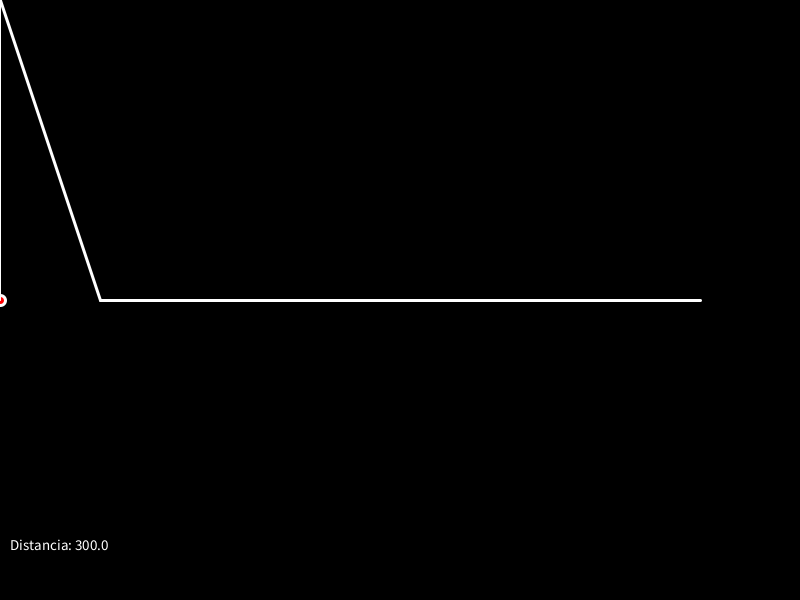
Frame 1 (no input)
Frame 60 (the mouse pressed at the canvas centre just before this capture): identical to frame 1, image omitted
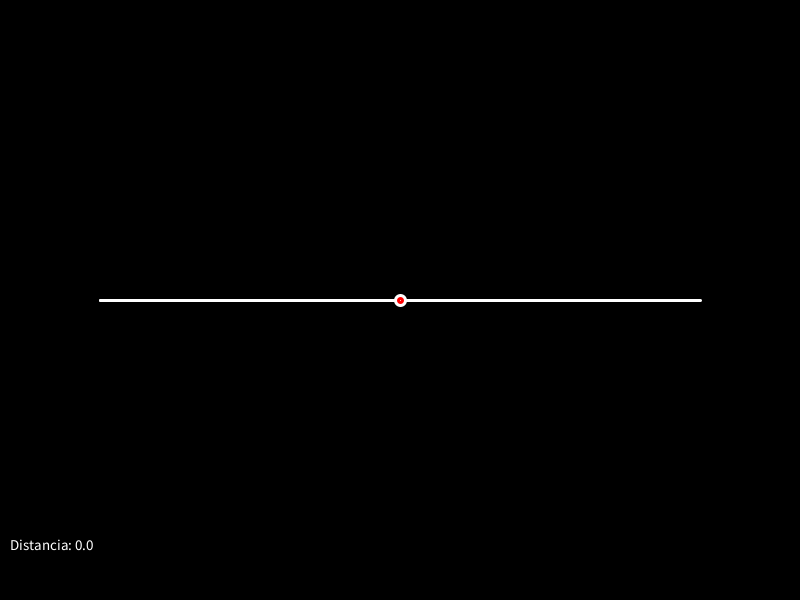
Frame 120 (the mouse held since frame 60 and released just before this capture)

The Processing sketch that drew these frames (run headless with seeded random() and noise(); from frame 60 on, the mouse is pressed at the canvas centre):

// Processing sketch: ejemploProductoPunto2
// ── ejemploProductoPunto2.pde
void setup() {
  size(800, 600);
}

void draw() {
  background(0);
  PVector origin = new PVector(100, height / 2);
  PVector mouse = new PVector(mouseX, mouseY);
  PVector v1 = new PVector(600, 0);
  PVector v2 = PVector.sub(mouse, origin);
  
  pushMatrix();
  translate(origin.x, origin.y);
  stroke(255);
  strokeWeight(3);
  line(0, 0, v1.x, v1.y);
  line(0, 0, v2.x, v2.y);
  PVector v3 = v1.copy();
  v1.normalize();
  float dot = v1.dot(v2);
  v3.setMag(dot);

  PVector d = PVector.sub(v2, v3);
  float dist = d.mag();
  
  fill(255, 0, 0);
  ellipse(v3.x, v3.y, 10, 10);
  strokeWeight(1);
  line(v2.x, v2.y, v3.x, v3.y);
  
  popMatrix();
  
  fill(255);
  textSize(15);
  text("Distancia: " + dist, 10, height - 50);
}
